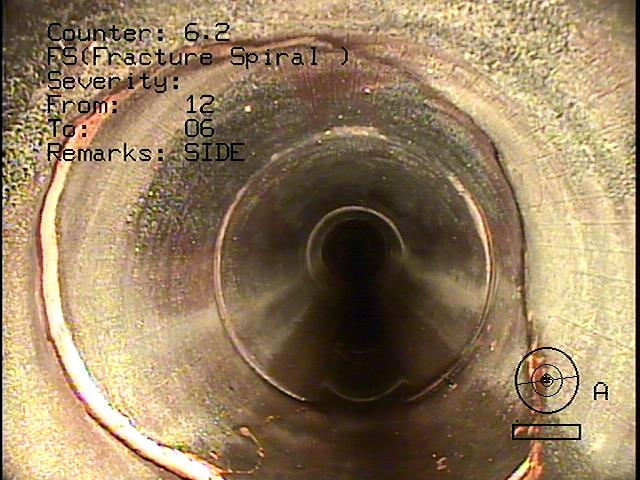
#> input picture v1/classifications/defect/D13-SMH-006-E13-SMH-068_100215_1507_1.jpg, 640 x 480 px; its folder holds only this picture in this run
$ python -i image_process_test.py   (imports and definitions only)   (older library calls are emulated)
#> lines starting #> are read from the running program, lines starting #| are printed output that depends on the picture; after the words box and inside, x2 and y2 are one past the last pixel; in counts of white or black regions, pixels touching at a corner belong together
import cv2
import numpy as np
import matplotlib.pyplot as plt

import serialize_test as serial

# modify this to fit the size of images that are used for
# training and classifying
END_IMAGE_SIZE = (128, 128)
## END_IMAGE_SIZE1 = (335, 285)
## END_IMAGE_SIZE2 = (326, 202)


# [100 lines left out: functions region_of_interest, color_edges, weighted_img, draw_lines, hough_lines, not called in this run]


def resize(image, size):
    return cv2.resize(image, size)


def grayscale(image):
    return cv2.cvtColor(image, cv2.COLOR_BGR2GRAY)


def crop_image(image, gray=False):
    """Crop an image from range[y, x]"""
    return image[150:318, 60:620, :] if not gray else image[180:365, 20:620]


def flip_image(image):
    return cv2.flip(image, 1)


def normalize(data):
    return (data / 255.0) - 0.5


# [58 lines left out: functions grad, abs_sobel_thresh, binary_out, mag_thresh, direction_thresh, display_image, not called in this run]


def canny(img, thresh=(0,255)):
    gray = cv2.cvtColor(img, cv2.COLOR_BGR2GRAY)
    return cv2.Canny(gray, thresh[0], thresh[1])


# [29 lines left out: functions combine_thresholds, preprocess, not called in this run]


# [2 lines not run here, left out]

>>> import cv2
>>> picture = cv2.imread('classifications/defect/D13-SMH-006-E13-SMH-068_100215_1507_1.jpg')
#> picture is the input picture: shape (480, 640, 3); mean B, G, R 95.6, 126, 148.6
>>> result = color_edges(picture)
#> in color_edges, `gray = cv2.cvtColor(img, cv2.COLOR_BGR2GRAY)`:
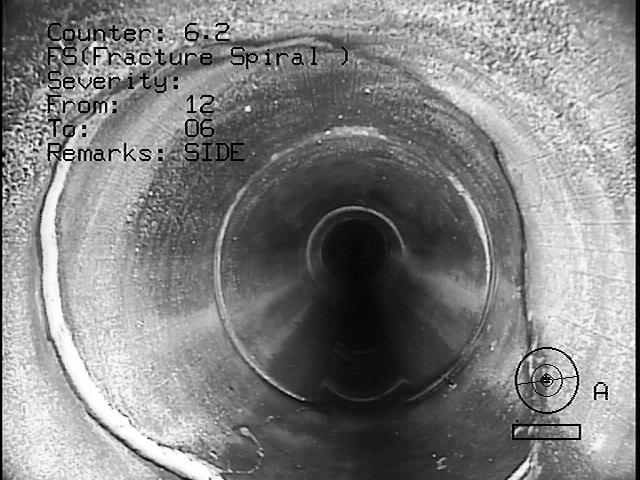
#> gray: shape (480, 640); min 0, max 255, mean 129.3
#> in color_edges, `blur = cv2.GaussianBlur(gray, (kernel_size, kernel_size), 0)`:
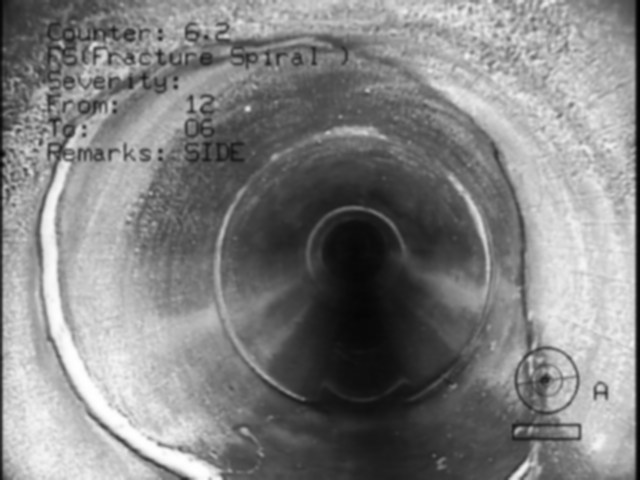
#> blur: shape (480, 640); min 1, max 255, mean 129.3
#> in color_edges, `edges = cv2.Canny(blur, low_threshold, high_threshold)`:
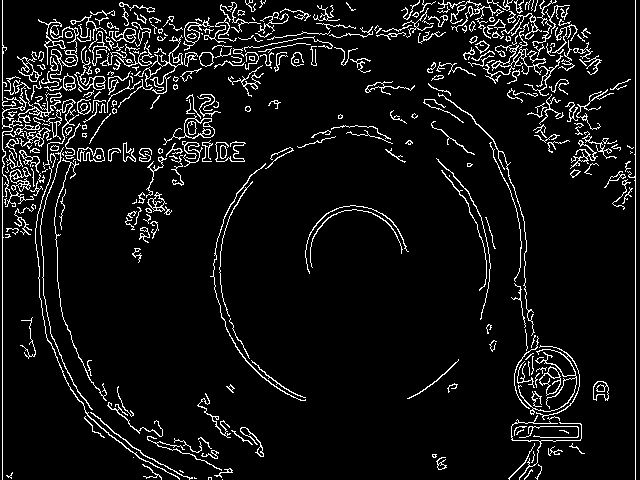
#> edges: shape (480, 640); 7.3% white in thin lines or dots
#> in hough_lines, `lines = cv2.HoughLinesP(img, rho, theta, threshold, np.array([]), minL..`: lines = 473 rows, first 6: [2, 479, 2, 0], [635, 479, 635, 0], [477, 4, 490, 78], [196, 20, 282, 23], [141, 65, 282, 42], [484, 34, 583, 34]
#> the loop in draw_lines, `for line in lines:` made 473 passes
#> after the loop in draw_lines, `for line in lines:`:
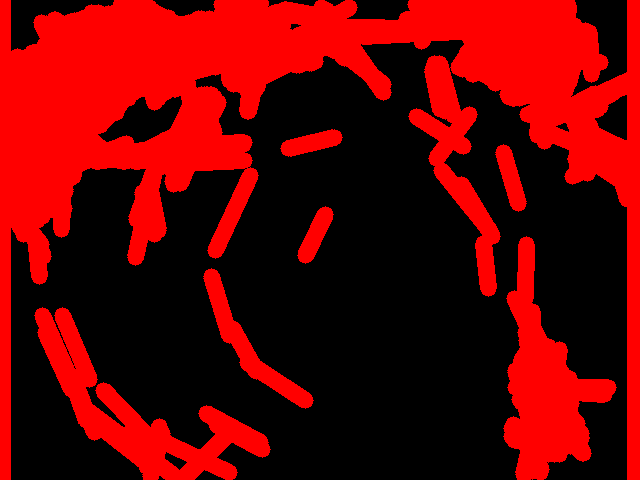
#> img: shape (480, 640, 3); mean of channels 0, 1, 2 0, 0, 102.3; drawn as B, G, R
#> in region_of_interest, `cv2.fillPoly(mask, vertices, ignore_mask_color)`:
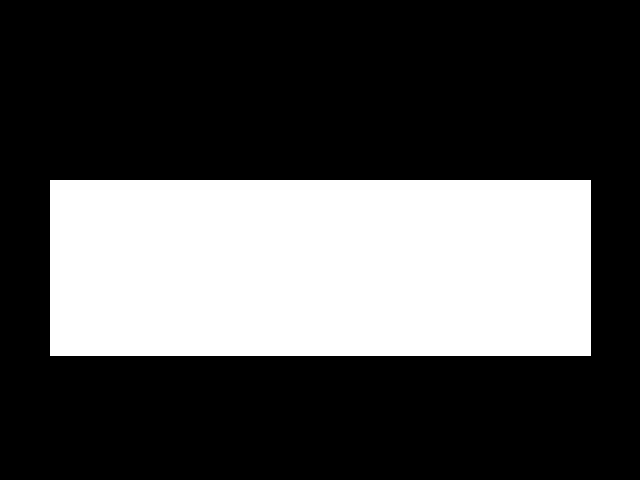
#> mask: shape (480, 640, 3); 31% white; 1 white region, box (x1, y1, x2, y2) and area: (50, 180, 591, 356) 95216
#> in region_of_interest, `masked_image = cv2.bitwise_and(img, mask)`:
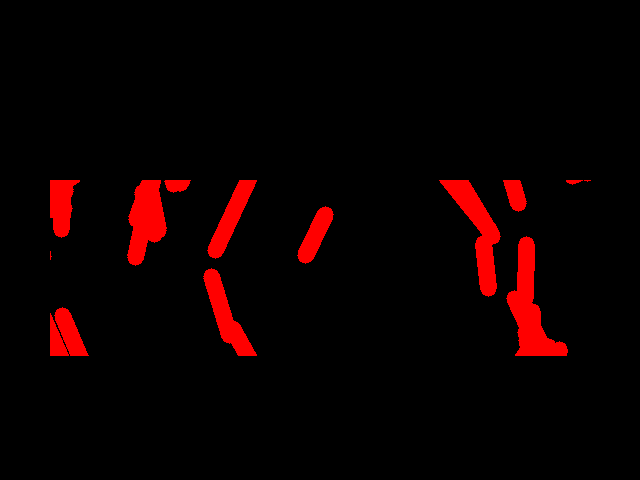
#> masked_image: shape (480, 640, 3); mean of channels 0, 1, 2 0, 0, 12.4; drawn as B, G, R
#> in weighted_img, `return cv2.addWeighted(initial_img, α, img, β, λ)`:
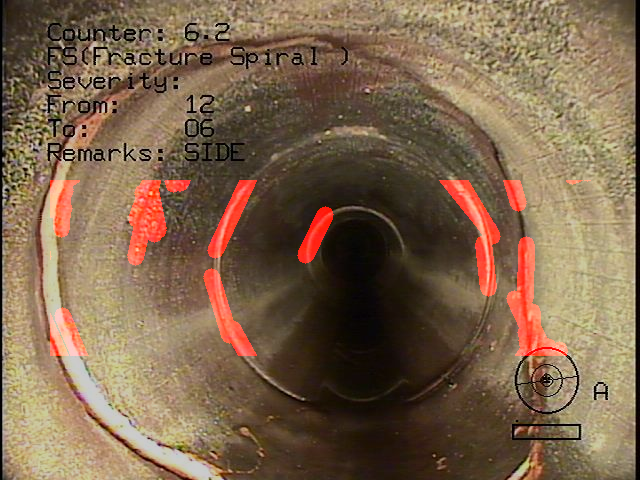
#> returned value: shape (480, 640, 3); mean of channels 0, 1, 2 76.5, 100.8, 125.1; drawn as B, G, R

$ run again, on v1/classifications/defect/D13-SMH-006-E13-SMH-068_100215_1507_14.jpg
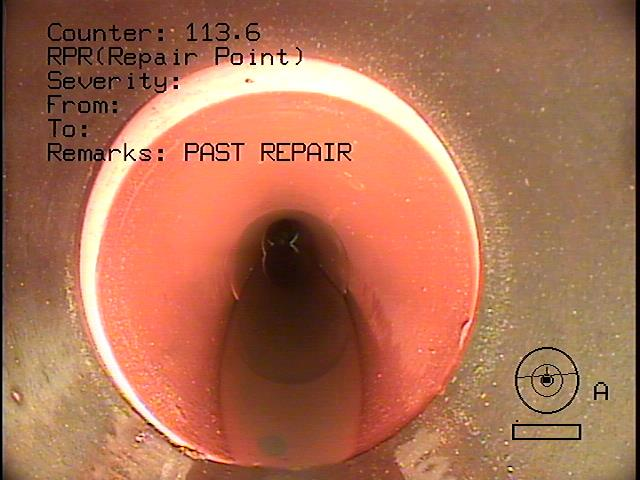
#> input picture v1/classifications/defect/D13-SMH-006-E13-SMH-068_100215_1507_14.jpg, 640 x 480 px
#> picture is the input picture: shape (480, 640, 3); mean B, G, R 84.1, 112.1, 173.7
#> in color_edges, `edges = cv2.Canny(blur, low_threshold, high_threshold)`:
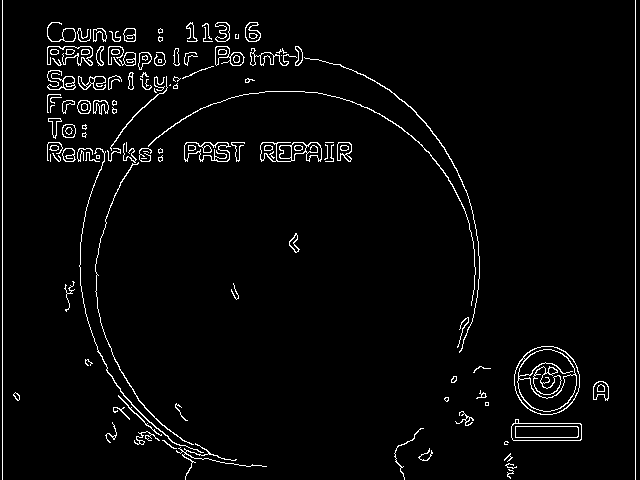
#> edges: shape (480, 640); 3.2% white in thin lines or dots
#> lines = 156 rows, first 6: [2, 479, 2, 0], [635, 479, 635, 0], [47, 36, 67, 104], [99, 48, 167, 87], [514, 374, 562, 410], [529, 351, 596, 398]
#> the loop in draw_lines, `for line in lines:` made 156 passes
#> mask: shape (480, 640, 3); 31% white; 1 white region, box (x1, y1, x2, y2) and area: (50, 180, 591, 356) 95216
#> in weighted_img, `return cv2.addWeighted(initial_img, α, img, β, λ)`:
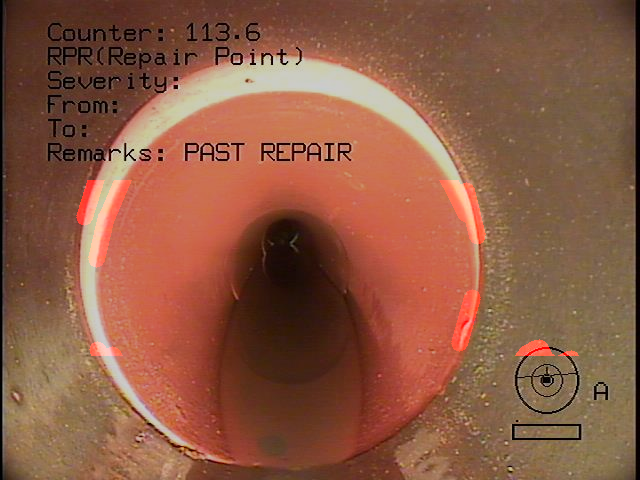
#> returned value: shape (480, 640, 3); mean of channels 0, 1, 2 67.3, 89.7, 140.3; drawn as B, G, R

$ run again, on v1/classifications/defect/D13-SMH-006-E13-SMH-068_100215_1507_15.jpg
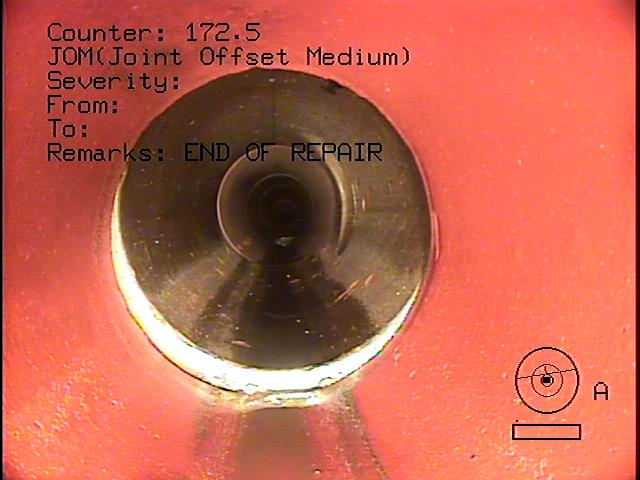
#> input picture v1/classifications/defect/D13-SMH-006-E13-SMH-068_100215_1507_15.jpg, 640 x 480 px
#> picture is the input picture: shape (480, 640, 3); mean B, G, R 79.5, 98.6, 194.6
#> in color_edges, `edges = cv2.Canny(blur, low_threshold, high_threshold)`:
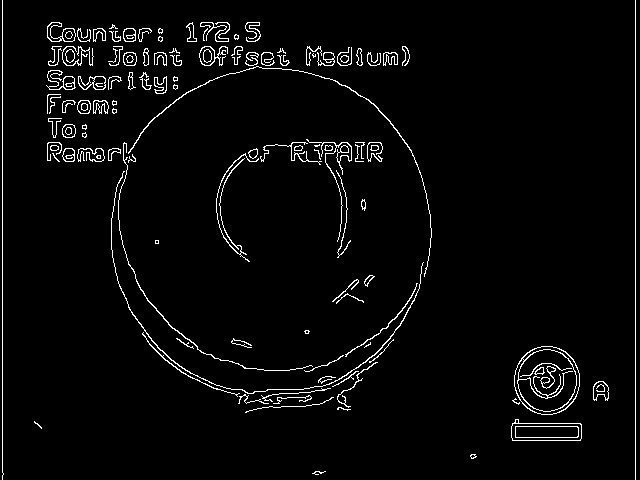
#> edges: shape (480, 640); 3.3% white in thin lines or dots
#> lines = 139 rows, first 6: [2, 479, 2, 0], [202, 64, 287, 64], [635, 479, 635, 0], [340, 52, 409, 57], [110, 65, 181, 64], [47, 31, 100, 112]
#> the loop in draw_lines, `for line in lines:` made 139 passes
#> mask: shape (480, 640, 3); 31% white; 1 white region, box (x1, y1, x2, y2) and area: (50, 180, 591, 356) 95216
#> in weighted_img, `return cv2.addWeighted(initial_img, α, img, β, λ)`:
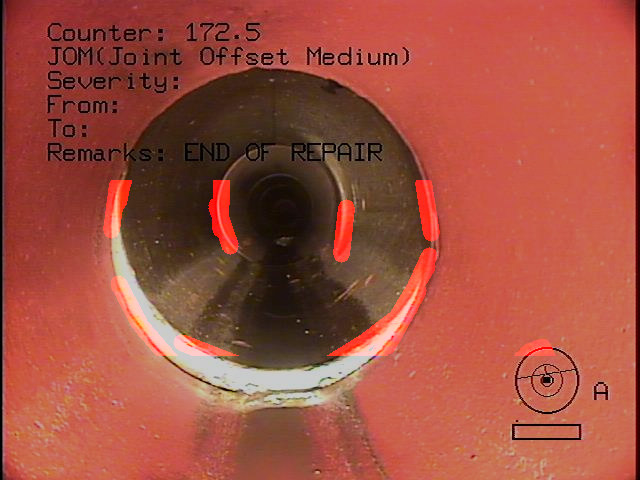
#> returned value: shape (480, 640, 3); mean of channels 0, 1, 2 63.6, 78.9, 159.6; drawn as B, G, R

$ run again, on v1/classifications/defect/D13-SMH-006-E13-SMH-068_100215_1507_5.jpg
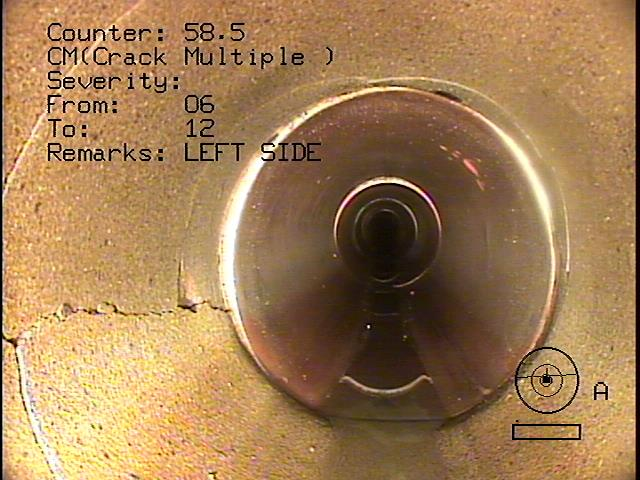
#> input picture v1/classifications/defect/D13-SMH-006-E13-SMH-068_100215_1507_5.jpg, 640 x 480 px
#> picture is the input picture: shape (480, 640, 3); mean B, G, R 85, 126, 161.9
#> edges: shape (480, 640); 4.4% white in thin lines or dots
#> lines = 207 rows, first 6: [635, 479, 635, 0], [2, 479, 2, 0], [181, 308, 183, 258], [504, 383, 577, 440], [87, 33, 112, 81], [78, 29, 166, 88]
#> the loop in draw_lines, `for line in lines:` made 207 passes
#> mask: shape (480, 640, 3); 31% white; 1 white region, box (x1, y1, x2, y2) and area: (50, 180, 591, 356) 95216
#> in weighted_img, `return cv2.addWeighted(initial_img, α, img, β, λ)`:
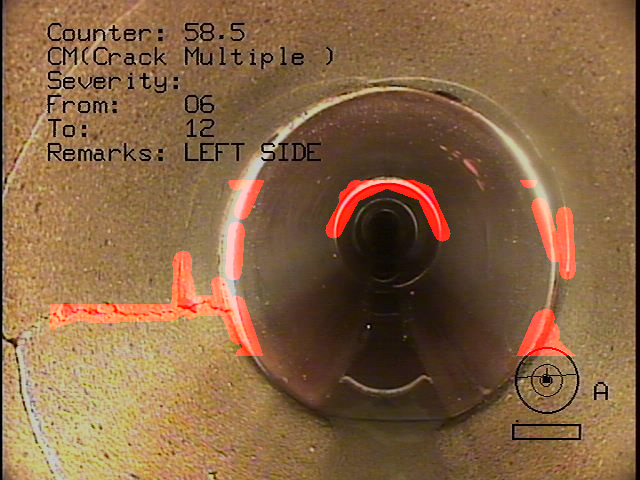
#> returned value: shape (480, 640, 3); mean of channels 0, 1, 2 68, 100.8, 134.7; drawn as B, G, R
